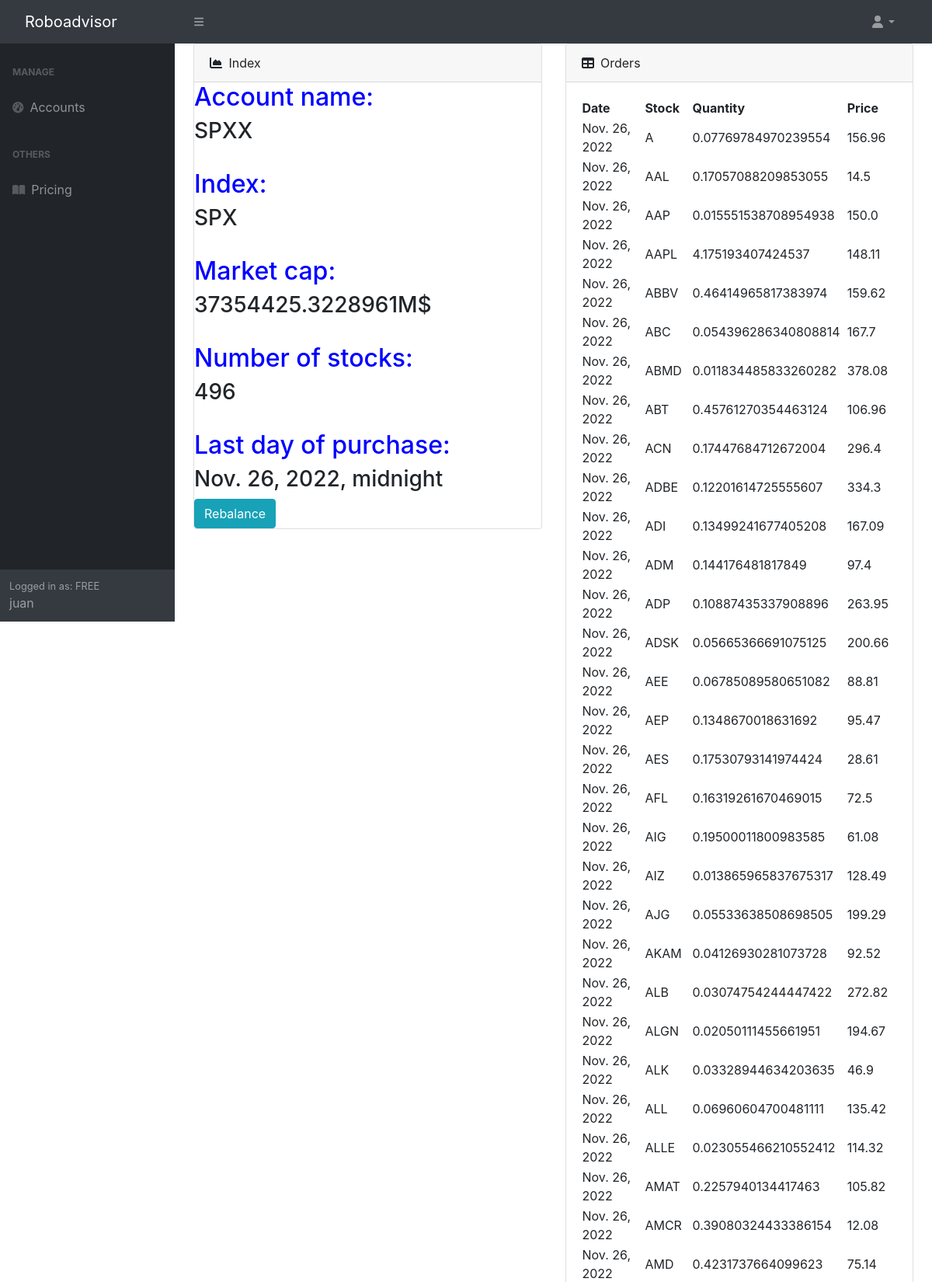
/showAccount/39 (signed in, upper part), run on the app's committed database.
### roboadvisor/models.py (models this page shows, shortened)
class Account(models.Model):
	key_id = models.CharField(max_length=200, default=None, unique=True)
	secret_key = models.CharField(max_length=200, default=None, unique=True)
	name=models.CharField(max_length=200, default=None, unique=True)
	balance = models.FloatField()
	totalEquity = models.FloatField()
	user = models.ForeignKey(User, on_delete=models.CASCADE, default=None)

class Index(models.Model):
	symbol = models.CharField(max_length=5, default=None)
	marketCap = models.FloatField(default=0)
	account = models.OneToOneField(Account, on_delete=models.CASCADE)

class Order(models.Model):
	stock = models.ForeignKey(Stock, on_delete=models.CASCADE, default=None)
	quantity = models.FloatField()
	date = models.DateField(default=timezone.now)
	price = models.FloatField(default=0)

class Stock(models.Model):
	symbol = models.CharField(max_length=5)
	lastPrice = models.FloatField()
	marketCap = models.FloatField()
	actualWeight=models.FloatField(default=0)
	index = models.ForeignKey(Index, on_delete=models.CASCADE, default=None)

### roboadvisor/views.py (the view)
# urls.py: path('showAccount/<int:pk>', showAccount, name='showAccount'),
@login_required(login_url='/login')
def showAccount(request, pk):
	user = request.user
	user_id = user.id
	account=Account.objects.get(id=pk)
	api = tradeapi.REST(account.key_id, account.secret_key, 'https://paper-api.alpaca.markets', api_version='v2')
	ind = Index.objects.get(account_id=pk)
	stocks = Stock.objects.filter(index_id=ind.id)
	orders = []
	orders1 = []
	symbols = []
	dates = []
	for s in stocks:
		orders.append(Order.objects.filter(stock_id=s.id))
		symbols.append(s.symbol)
	for o in orders:
		for i in range(0,len(o)):
			orders1.append(o[i])
	for o1 in orders1:
		dates.append(o1.date)
	df = pd.DataFrame(dates, columns =['Date'])
	df['Date'] = pd.to_datetime(df['Date'])
	recentDate = datetime.strptime(df['Date'].max().strftime("%Y-%m-%d"), "%Y-%m-%d")
	today = datetime.strptime((datetime.now()).strftime("%Y-%m-%d"), "%Y-%m-%d")
	diff = str(today - recentDate).split(' ')
	rebalanceBool=True
	try:
		rebalanceBool=True
	except:
		pass
	numberStocks = stocks.count()
	chart7D(stocks, api)
	pieChart(stocks)
	context = {"orders": orders1, "index":ind, "account":account, "numberStocks":numberStocks, "recentDate": recentDate, "rebalanceBool": rebalanceBool}
	return render(request, 'showAccount.html' , context)

### roboadvisor/views.py (called while the page is built)
def pieChart(stocks):
	fig, ax = plt.subplots()
	symbols = []
	weights = []
	for s in stocks:
		symbols.append(s.symbol)
		weights.append(s.actualWeight)
	df = pd.DataFrame(data = {'Symbols': symbols, 'Weights': weights}).sort_values('Weights', ascending = False)
	df2 = df[:9].copy()
	new_row = pd.DataFrame(data = {
	'Symbols' : ['Others'],
	'Weights' : [df['Weights'][9:].sum()]})
	df2 = pd.concat([df2, new_row])
	plt.pie(df2['Weights'], labels = df2['Symbols'])
	plt.title("Total composition adjusted to weights", bbox={'facecolor':'0.8', 'pad':5})
	plt.savefig('static/pie.png')

### roboadvisor/templates/showAccount.html (shortened to what this page needs)
{% extends 'base.html' %}
{% load static %}
  {% block content %}
  <main>
    <div class="container-fluid px-4">
      <div class="row">
        <div class="col-xl-6">
          <div class="card mb-4">
            <div class="card-header">
              <i class="fas fa-chart-area me-1"></i>
              Index
            </div>
            <h2>Account name:</h2>
            <h3>{{account.name}}</h3>
          <h2>Index:</h2>
          <h3>{{index.symbol}}</h3>
        <h2>Market cap:</h2>
        <h3>{{index.marketCap}}M$</h3>
      <h2>Number of stocks:</h2>
      <h3>{{numberStocks}}</h3>
    <h2>Last day of purchase:</h2>
    <h3>{{recentDate}}</h3>
    {% if rebalanceBool %}
    <form action="{% url 'rebalance' pk=account.pk %}" method="post">
      <button class="btn btn-info" name="rebalance" type="submit">Rebalance</button>
    </form>
    {% endif %}
</div>
</div>
<div class="col-xl-6">
  <div class="card mb-4">
    <div class="card-header">
      <i class="fas fa-table me-1"></i>
      Orders
    </div>
    <div class="card-body">
      <table id="datatablesSimple">
        <thead>
          <tr>
            <th>Date</th>
            <th>Stock</th>
            <th>Quantity</th>
            <th>Price</th>
          </tr>
        </thead>
        <tbody>
          {% for order in orders %}
          <tr>
            <td>{{ order.date }}</td>
            <td>{{ order.stock.symbol }}</td>
            <td>{{ order.quantity }}</td>
            <td>{{ order.price }}</td>
          </tr>
          {% endfor %}
        </tbody>
      </table>
    </div>
  </div>
</div>
</div>
</div>
</main>
{% endblock %}

### roboadvisor/templates/base.html (shortened to what this page needs)
{% load static %}
<!DOCTYPE html>
<html lang="en">
<head>
    <link href="https://cdn.jsdelivr.net/npm/simple-datatables@latest/dist/style.css" rel="stylesheet" />
    <link href="{% static 'css/styles.css' %}" rel="stylesheet" />
    <link rel="stylesheet" href=
"https://stackpath.bootstrapcdn.com/bootstrap/4.4.1/css/bootstrap.min.css"
        integrity=
"sha384-Vkoo8x4CGsO3+Hhxv8T/Q5PaXtkKtu6ug5TOeNV6gBiFeWPGFN9MuhOf23Q9Ifjh"
>
</head>
<body class="sb-nav-fixed">
    <nav class="sb-topnav navbar navbar-expand navbar-dark bg-dark">
        <a class="navbar-brand ps-3" href="/home">Roboadvisor</a>
        <button class="btn btn-link btn-sm order-1 order-lg-0 me-4 me-lg-0" id="sidebarToggle" href="#!"><i class="fas fa-bars"></i></button>
        <ul class="navbar-nav ms-auto ms-md-0 me-3 me-lg-4">
            <li class="nav-item dropdown">
                <a class="nav-link dropdown-toggle" id="navbarDropdown" href="#" role="button" data-bs-toggle="dropdown" aria-expanded="false"><i class="fas fa-user fa-fw"></i></a>
            </li>
        </ul>
    </nav>
    <div id="layoutSidenav">
        <div id="layoutSidenav_nav">
            <nav class="sb-sidenav accordion sb-sidenav-dark" id="sidenavAccordion">
                <div class="sb-sidenav-menu">
                    <div class="nav">
                        <div class="sb-sidenav-menu-heading">Manage</div>
                        <a class="nav-link" href="/manageAccount">
                            <div class="sb-nav-link-icon"><i class="fas fa-tachometer-alt"></i></div>
                            Accounts
                        </a>
                        <div class="sb-sidenav-menu-heading">Others</div>
                        <a class="nav-link collapsed" href="/pricing">
                            <div class="sb-nav-link-icon"><i class="fas fa-book-open"></i></div>
                            Pricing
                        </a>
                        <div class="sb-sidenav-menu-heading"></div>
                    </div>
                </div>
                <div class="sb-sidenav-footer">
                    <div class="small">Logged in as:
                        {% if not user.is_authenticated %}
                        UNAUTHENTICATED
                        {% elif user.client.is_premium%}
                        PREMIUM
                        {% elif not user.client.is_premium %}
                        FREE
                    {% endif %}</div>
                    {{user.username}}
                </div>
            </nav>
        </div>
        <div id="layoutSidenav_content">
            {% block content %}{% endblock %}
        </div>
    </div>
</body>
</html>

### roboadvisor/templates/showAccount.html (style rules this page uses)
h2 { color: blue }

### data on the page
Account: name "SPXX"
Index: symbol "SPX", marketCap "37354425.3228961"
Order: date "Nov. 26, 2022", stock.symbol "A", quantity "0.07769784970239554", price "156.96"
Order: date "Nov. 26, 2022", stock.symbol "AAL", quantity "0.17057088209853055", price "14.5"
Order: date "Nov. 26, 2022", stock.symbol "AAP", quantity "0.015551538708954938", price "150.0"
Order: date "Nov. 26, 2022", stock.symbol "AAPL", quantity "4.175193407424537", price "148.11"
Order: date "Nov. 26, 2022", stock.symbol "ABBV", quantity "0.46414965817383974", price "159.62"
Order: date "Nov. 26, 2022", stock.symbol "ABC", quantity "0.054396286340808814", price "167.7"
Order: date "Nov. 26, 2022", stock.symbol "ABMD", quantity "0.011834485833260282", price "378.08"
Order: date "Nov. 26, 2022", stock.symbol "ABT", quantity "0.45761270354463124", price "106.96"
Order: date "Nov. 26, 2022", stock.symbol "ACN", quantity "0.17447684712672004", price "296.4"
Order: date "Nov. 26, 2022", stock.symbol "ADBE", quantity "0.12201614725555607", price "334.3"
Order: date "Nov. 26, 2022", stock.symbol "ADI", quantity "0.13499241677405208", price "167.09"
Order: date "Nov. 26, 2022", stock.symbol "ADM", quantity "0.144176481817849", price "97.4"
Order: date "Nov. 26, 2022", stock.symbol "ADP", quantity "0.10887435337908896", price "263.95"
Order: date "Nov. 26, 2022", stock.symbol "ADSK", quantity "0.05665366691075125", price "200.66"
Order: date "Nov. 26, 2022", stock.symbol "AEE", quantity "0.06785089580651082", price "88.81"
Order: date "Nov. 26, 2022", stock.symbol "AEP", quantity "0.1348670018631692", price "95.47"
Order: date "Nov. 26, 2022", stock.symbol "AES", quantity "0.17530793141974424", price "28.61"
Order: date "Nov. 26, 2022", stock.symbol "AFL", quantity "0.16319261670469015", price "72.5"
Order: date "Nov. 26, 2022", stock.symbol "AIG", quantity "0.19500011800983585", price "61.08"
Order: date "Nov. 26, 2022", stock.symbol "AIZ", quantity "0.013865965837675317", price "128.49"
Order: date "Nov. 26, 2022", stock.symbol "AJG", quantity "0.05533638508698505", price "199.29"
Order: date "Nov. 26, 2022", stock.symbol "AKAM", quantity "0.04126930281073728", price "92.52"
Order: date "Nov. 26, 2022", stock.symbol "ALB", quantity "0.03074754244447422", price "272.82"
Order: date "Nov. 26, 2022", stock.symbol "ALGN", quantity "0.02050111455661951", price "194.67"
Order: date "Nov. 26, 2022", stock.symbol "ALK", quantity "0.03328944634203635", price "46.9"
Order: date "Nov. 26, 2022", stock.symbol "ALL", quantity "0.06960604700481111", price "135.42"
Order: date "Nov. 26, 2022", stock.symbol "ALLE", quantity "0.023055466210552412", price "114.32"
Order: date "Nov. 26, 2022", stock.symbol "AMAT", quantity "0.2257940134417463", price "105.82"
Order: date "Nov. 26, 2022", stock.symbol "AMCR", quantity "0.39080324433386154", price "12.08"
Order: date "Nov. 26, 2022", stock.symbol "AMD", quantity "0.4231737664099623", price "75.14"

### other printed values
{{ user.username }} "juan"
{{ numberStocks }} "496"
{{ recentDate }} "Nov. 26, 2022, midnight"
